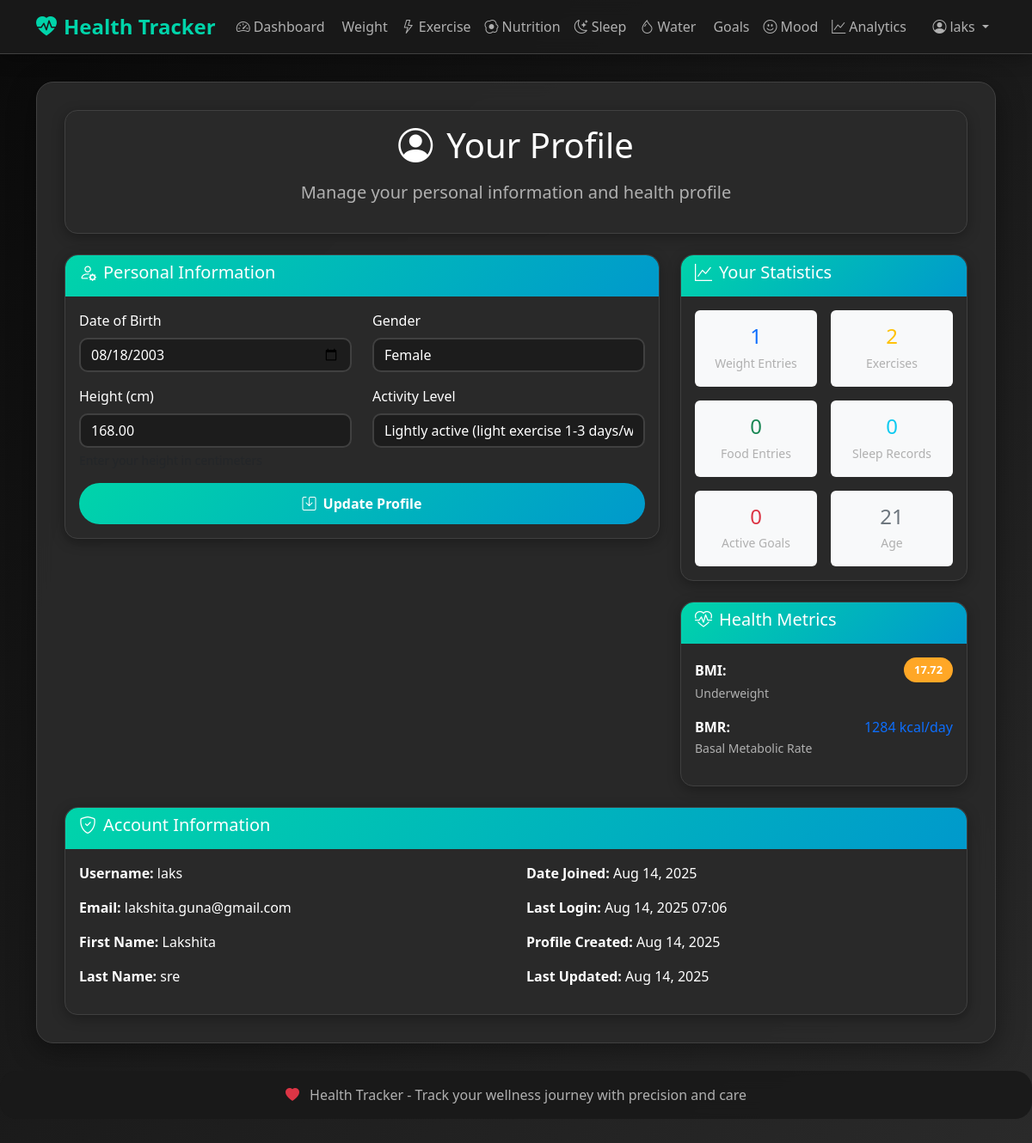
Screenshot of /profile/ (signed in) with the database file from the repository.
### tracker/models.py (models this page shows, shortened)
class UserProfile(models.Model):
    user = models.OneToOneField(User, on_delete=models.CASCADE)
    date_of_birth = models.DateField(null=True, blank=True)
    gender = models.CharField(max_length=10, choices=[
        ('M', 'Male'),
        ('F', 'Female'),
        ('O', 'Other')
    ], null=True, blank=True)
    height = models.DecimalField(max_digits=5, decimal_places=2, null=True, blank=True, help_text="Height in cm")
    activity_level = models.CharField(max_length=20, choices=[
        ('sedentary', 'Sedentary (little or no exercise)'),
        ('lightly_active', 'Lightly active (light exercise 1-3 days/week)'),
        ('moderately_active', 'Moderately active (moderate exercise 3-5 days/week)'),
        ('very_active', 'Very active (hard exercise 6-7 days/week)'),
        ('extremely_active', 'Extremely active (very hard exercise, physical job)')
    ], default='sedentary')
    created_at = models.DateTimeField(auto_now_add=True)
    updated_at = models.DateTimeField(auto_now=True)
    def get_bmi(self, weight):
        if self.height and weight:
            height_m = float(self.height) / 100
            weight_float = float(weight)
            return round(weight_float / (height_m ** 2), 2)
        return None
    def get_bmr(self, weight):
        if self.height and weight:
            weight_float = float(weight)
            height_float = float(self.height)
            age = self.get_age()
            if age:
                if self.gender == 'M':
                    return round(10 * weight_float + 6.25 * height_float - 5 * age + 5)
                elif self.gender == 'F':
                    return round(10 * weight_float + 6.25 * height_float - 5 * age - 161)
        return None
    def get_age(self):
        if self.date_of_birth:
            today = timezone.now().date()
            return today.year - self.date_of_birth.year - ((today.month, today.day) < (self.date_of_birth.month, self.date_of_birth.day))
        return None

### tracker/views.py (the view)
# urls.py: path('profile/', views.profile, name='profile'),
@login_required
def profile(request):
    try:
        profile = request.user.userprofile
    except UserProfile.DoesNotExist:
        profile = UserProfile.objects.create(user=request.user)
    if request.method == 'POST':
        form = UserProfileForm(request.POST, instance=profile)
        if form.is_valid():
            form.save()
            messages.success(request, 'Profile updated successfully!')
            return redirect('tracker:profile')
    else:
        form = UserProfileForm(instance=profile)
    user = request.user
    total_weight_entries = WeightEntry.objects.filter(user=user).count()
    total_exercises = Exercise.objects.filter(user=user).count()
    total_nutrition_entries = Nutrition.objects.filter(user=user).count()
    total_sleep_entries = Sleep.objects.filter(user=user).count()
    total_goals = HealthGoal.objects.filter(user=user).count()
    try:
        latest_weight = WeightEntry.objects.filter(user=user).latest('date').weight
        bmi = profile.get_bmi(latest_weight)
        bmr = profile.get_bmr(latest_weight)
    except WeightEntry.DoesNotExist:
        bmi = bmr = None
    context = {
        'form': form,
        'profile': profile,
        'total_weight_entries': total_weight_entries,
        'total_exercises': total_exercises,
        'total_nutrition_entries': total_nutrition_entries,
        'total_sleep_entries': total_sleep_entries,
        'total_goals': total_goals,
        'bmi': bmi,
        'bmr': bmr,
    }
    return render(request, 'tracker/profile.html', context)

### templates/tracker/profile.html (shortened to what this page needs)
{% extends 'tracker/base.html' %}
{% block content %}
<div class="main-content">
    <div class="row mb-4">
        <div class="col-12">
            <div class="card">
                <div class="card-body text-center">
                    <h1 class="display-6 mb-3">
                        <i class="bi bi-person-circle me-3"></i>Your Profile
                    </h1>
                    <p class="lead text-muted">Manage your personal information and health profile</p>
                </div>
            </div>
        </div>
    </div>
    <div class="row g-4">
        <div class="col-lg-8">
            <div class="card">
                <div class="card-header">
                    <h5><i class="bi bi-person-gear me-2"></i>Personal Information</h5>
                </div>
                <div class="card-body">
                    <form method="post">
                        <div class="row">
                            <div class="col-md-6 mb-3">
                                <label for="{{ form.date_of_birth.id_for_label }}" class="form-label">Date of Birth</label>
                                {{ form.date_of_birth }}
                            </div>
                            <div class="col-md-6 mb-3">
                                <label for="{{ form.gender.id_for_label }}" class="form-label">Gender</label>
                                {{ form.gender }}
                            </div>
                        </div>
                        <div class="row">
                            <div class="col-md-6 mb-3">
                                <label for="{{ form.height.id_for_label }}" class="form-label">Height (cm)</label>
                                {{ form.height }}
                                <div class="form-text">Enter your height in centimeters</div>
                            </div>
                            <div class="col-md-6 mb-3">
                                <label for="{{ form.activity_level.id_for_label }}" class="form-label">Activity Level</label>
                                {{ form.activity_level }}
                            </div>
                        </div>
                        <div class="d-grid">
                            <button type="submit" class="btn btn-primary">
                                <i class="bi bi-save me-2"></i>Update Profile
                            </button>
                        </div>
                    </form>
                </div>
            </div>
        </div>
        <div class="col-lg-4">
            <div class="card">
                <div class="card-header">
                    <h5><i class="bi bi-graph-up me-2"></i>Your Statistics</h5>
                </div>
                <div class="card-body">
                    <div class="row g-3">
                        <div class="col-6">
                            <div class="text-center p-3 bg-light rounded">
                                <h4 class="text-primary mb-1">{{ total_weight_entries|default:"0" }}</h4>
                                <small class="text-muted">Weight Entries</small>
                            </div>
                        </div>
                        <div class="col-6">
                            <div class="text-center p-3 bg-light rounded">
                                <h4 class="text-warning mb-1">{{ total_exercises|default:"0" }}</h4>
                                <small class="text-muted">Exercises</small>
                            </div>
                        </div>
                        <div class="col-6">
                            <div class="text-center p-3 bg-light rounded">
                                <h4 class="text-success mb-1">{{ total_nutrition_entries|default:"0" }}</h4>
                                <small class="text-muted">Food Entries</small>
                            </div>
                        </div>
                        <div class="col-6">
                            <div class="text-center p-3 bg-light rounded">
                                <h4 class="text-info mb-1">{{ total_sleep_entries|default:"0" }}</h4>
                                <small class="text-muted">Sleep Records</small>
                            </div>
                        </div>
                        <div class="col-6">
                            <div class="text-center p-3 bg-light rounded">
                                <h4 class="text-danger mb-1">{{ total_goals|default:"0" }}</h4>
                                <small class="text-muted">Active Goals</small>
                            </div>
                        </div>
                        <div class="col-6">
                            <div class="text-center p-3 bg-light rounded">
                                <h4 class="text-secondary mb-1">{{ profile.get_age|default:"--" }}</h4>
                                <small class="text-muted">Age</small>
                            </div>
                        </div>
                    </div>
                </div>
            </div>
            {% if bmi or bmr %}
            <div class="card mt-4">
                <div class="card-header">
                    <h5><i class="bi bi-heart-pulse me-2"></i>Health Metrics</h5>
                </div>
                <div class="card-body">
                    {% if bmi %}
                    <div class="mb-3">
                        <div class="d-flex justify-content-between align-items-center">
                            <span class="fw-bold">BMI:</span>
                            <span class="badge {% if bmi < 18.5 %}bg-warning{% elif bmi < 25 %}bg-success{% elif bmi < 30 %}bg-warning{% else %}bg-danger{% endif %}">
                                {{ bmi }}
                            </span>
                        </div>
                        <small class="text-muted">
                            {% if bmi < 18.5 %}
                                Underweight
                            {% elif bmi < 25 %}
                                Normal weight
                            {% elif bmi < 30 %}
                                Overweight
                            {% else %}
                                Obese
                            {% endif %}
                        </small>
                    </div>
                    {% endif %}
                    {% if bmr %}
                    <div class="mb-3">
                        <div class="d-flex justify-content-between align-items-center">
                            <span class="fw-bold">BMR:</span>
                            <span class="text-primary">{{ bmr }} kcal/day</span>
                        </div>
                        <small class="text-muted">Basal Metabolic Rate</small>
                    </div>
                    {% endif %}
                </div>
            </div>
            {% endif %}
        </div>
    </div>
    <div class="row mt-4">
        <div class="col-12">
            <div class="card">
                <div class="card-header">
                    <h5><i class="bi bi-shield-check me-2"></i>Account Information</h5>
                </div>
                <div class="card-body">
                    <div class="row">
                        <div class="col-md-6">
                            <p><strong>Username:</strong> {{ user.username }}</p>
                            <p><strong>Email:</strong> {{ user.email }}</p>
                            <p><strong>First Name:</strong> {{ user.first_name|default:"Not set" }}</p>
                            <p><strong>Last Name:</strong> {{ user.last_name|default:"Not set" }}</p>
                        </div>
                        <div class="col-md-6">
                            <p><strong>Date Joined:</strong> {{ user.date_joined|date:"M d, Y" }}</p>
                            <p><strong>Last Login:</strong> {{ user.last_login|date:"M d, Y H:i"|default:"Never" }}</p>
                            <p><strong>Profile Created:</strong> {{ profile.created_at|date:"M d, Y" }}</p>
                            <p><strong>Last Updated:</strong> {{ profile.updated_at|date:"M d, Y" }}</p>
                        </div>
                    </div>
                </div>
            </div>
        </div>
    </div>
</div>
{% endblock %}

### templates/tracker/base.html (shortened to what this page needs)
<!DOCTYPE html>
<html lang="en">
<head>
    <link href="https://cdn.jsdelivr.net/npm/bootstrap@5.3.0/dist/css/bootstrap.min.css" rel="stylesheet">
    <link href="https://cdn.jsdelivr.net/npm/bootstrap-icons@1.10.0/font/bootstrap-icons.css" rel="stylesheet">
    {% load static %}
    <link href="{% static 'css/style.css' %}" rel="stylesheet">
</head>
<body>
    <nav class="navbar navbar-expand-lg navbar-light">
        <div class="container">
            <a class="navbar-brand" href="{% url 'tracker:dashboard' %}">
                <i class="bi bi-heart-pulse-fill me-2"></i>Health Tracker
            </a>
            <div class="collapse navbar-collapse" id="navbarNav">
                {% if user.is_authenticated %}
                <ul class="navbar-nav me-auto">
                    <li class="nav-item">
                        <a class="nav-link" href="{% url 'tracker:dashboard' %}">
                            <i class="bi bi-speedometer2 me-1"></i>Dashboard
                        </a>
                    </li>
                    <li class="nav-item">
                        <a class="nav-link" href="{% url 'tracker:weight_tracker' %}">
                            Weight
                        </a>
                    </li>
                    <li class="nav-item">
                        <a class="nav-link" href="{% url 'tracker:exercise_tracker' %}">
                            <i class="bi bi-lightning me-1"></i>Exercise
                        </a>
                    </li>
                    <li class="nav-item">
                        <a class="nav-link" href="{% url 'tracker:nutrition_tracker' %}">
                            <i class="bi bi-egg-fried me-1"></i>Nutrition
                        </a>
                    </li>
                    <li class="nav-item">
                        <a class="nav-link" href="{% url 'tracker:sleep_tracker' %}">
                            <i class="bi bi-moon-stars me-1"></i>Sleep
                        </a>
                    </li>
                    <li class="nav-item">
                        <a class="nav-link" href="{% url 'tracker:water_tracker' %}">
                            <i class="bi bi-droplet me-1"></i>Water
                        </a>
                    </li>
                    <li class="nav-item">
                        <a class="nav-link" href="{% url 'tracker:goals' %}">
                            Goals
                        </a>
                    </li>
                    <li class="nav-item">
                        <a class="nav-link" href="{% url 'tracker:mood_tracker' %}">
                            <i class="bi bi-emoji-smile me-1"></i>Mood
                        </a>
                    </li>
                    <li class="nav-item">
                        <a class="nav-link" href="{% url 'tracker:analytics' %}">
                            <i class="bi bi-graph-up me-1"></i>Analytics
                        </a>
                    </li>
                </ul>
                <ul class="navbar-nav">
                    <li class="nav-item dropdown">
                        <a class="nav-link dropdown-toggle" href="#" id="navbarDropdown" role="button" data-bs-toggle="dropdown">
                            <i class="bi bi-person-circle me-1"></i>{{ user.username }}
                        </a>
                    </li>
                </ul>
                {% endif %}
            </div>
        </div>
    </nav>
    <div class="container">
        {% block content %}{% endblock %}
    </div>
    <footer class="footer">
        <div class="container">
            <p class="mb-0">
                <i class="bi bi-heart-fill text-danger me-2"></i>
                Health Tracker - Track your wellness journey with precision and care
            </p>
        </div>
    </footer>
</body>
</html>

### rows the page displays
UserProfile: date_of_birth "08/18/2003", gender "Female", height "168.00", activity_level "Lightly active (light exercise 1-3 days/week)", get_age "21", created_at "Aug 14, 2025", updated_at "Aug 14, 2025"

### other values shown
{{ user.username }} "laks"
{{ total_weight_entries|default:"0" }} "1"
{{ total_exercises|default:"0" }} "2"
{{ total_nutrition_entries|default:"0" }} "0"
{{ total_sleep_entries|default:"0" }} "0"
{{ total_goals|default:"0" }} "0"
{{ bmi }} "17.72"
{{ bmr }} "1284"
{{ user.email }} "lakshita.guna@gmail.com"
{{ user.first_name|default:"Not set" }} "Lakshita"
{{ user.last_name|default:"Not set" }} "sre"
{{ user.date_joined|date:"M d, Y" }} "Aug 14, 2025"
{{ user.last_login|date:"M d, Y H:i"|default:"Never" }} "Aug 14, 2025 07:06"
